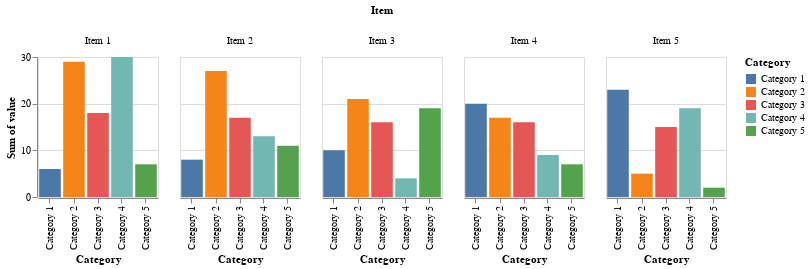

Here is the notebook cell this chart was saved with:
### Markdown cell above
### Horizontally-grouped bars don't work as well

Within an item is just fine, but the vertically-stacked small multiples (row facets) make it possible to still do some (non-common baseline) comparisons down wtihin a category, but visually it's harder to do that when groups are horizontal, as is a common default.

### Code cell
alt.Chart(df).mark_bar().encode(
    x = 'Category:O',
    y = 'sum(value):Q',
    color = 'Category:N'
).properties(
    width = 120,
    height = 140
).facet(
    column='Item:O'
)

### Figure 1 — Vega-Lite specification as saved in the notebook (floating-point values rounded to 4 significant figures)
{"config": {"view": {"continuousWidth": 300, "continuousHeight": 300}}, "data": {"name": "data-dcc63c1bd6179d79fcae39778c52b169"}, "facet": {"column": {"field": "Item", "type": "ordinal"}}, "spec": {"mark": {"type": "bar"}, "encoding": {"color": {"field": "Category", "type": "nominal"}, "x": {"field": "Category", "type": "ordinal"}, "y": {"aggregate": "sum", "field": "value", "type": "quantitative"}}, "height": 140, "width": 120}, "$schema": "https://vega.github.io/schema/vega-lite/v5.8.0.json", "datasets": {"data-dcc63c1bd6179d79fcae39778c52b169": [{"Item": "Item 1", "Category": "Category 1", "value": 6}, {"Item": "Item 2", "Category": "Category 1", "value": 8}, {"Item": "Item 3", "Category": "Category 1", "value": 10}, {"Item": "Item 4", "Category": "Category 1", "value": 20}, {"Item": "Item 5", "Category": "Category 1", "value": 23}, {"Item": "Item 1", "Category": "Category 2", "value": 29}, {"Item": "Item 2", "Category": "Category 2", "value": 27}, {"Item": "Item 3", "Category": "Category 2", "value": 21}, {"Item": "Item 4", "Category": "Category 2", "value": 17}, {"Item": "Item 5", "Category": "Category 2", "value": 5}, {"Item": "Item 1", "Category": "Category 3", "value": 18}, {"Item": "Item 2", "Category": "Category 3", "value": 17}, {"Item": "Item 3", "Category": "Category 3", "value": 16}, {"Item": "Item 4", "Category": "Category 3", "value": 16}, {"Item": "Item 5", "Category": "Category 3", "value": 15}, {"Item": "Item 1", "Category": "Category 4", "value": 30}, {"Item": "Item 2", "Category": "Category 4", "value": 13}, {"Item": "Item 3", "Category": "Category 4", "value": 4}, {"Item": "Item 4", "Category": "Category 4", "value": 9}, {"Item": "Item 5", "Category": "Category 4", "value": 19}, {"Item": "Item 1", "Category": "Category 5", "value": 7}, {"Item": "Item 2", "Category": "Category 5", "value": 11}, {"Item": "Item 3", "Category": "Category 5", "value": 19}, {"Item": "Item 4", "Category": "Category 5", "value": 7}, {"Item": "Item 5", "Category": "Category 5", "value": 2}]}}
